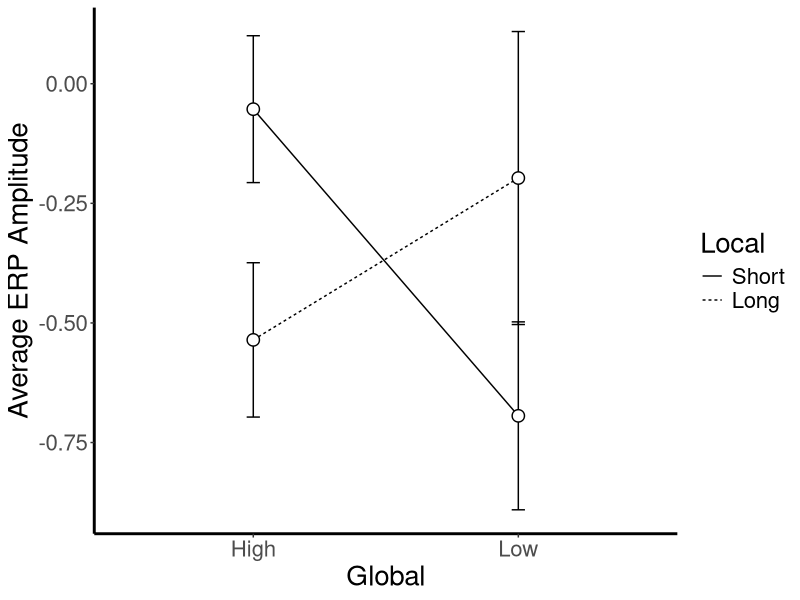
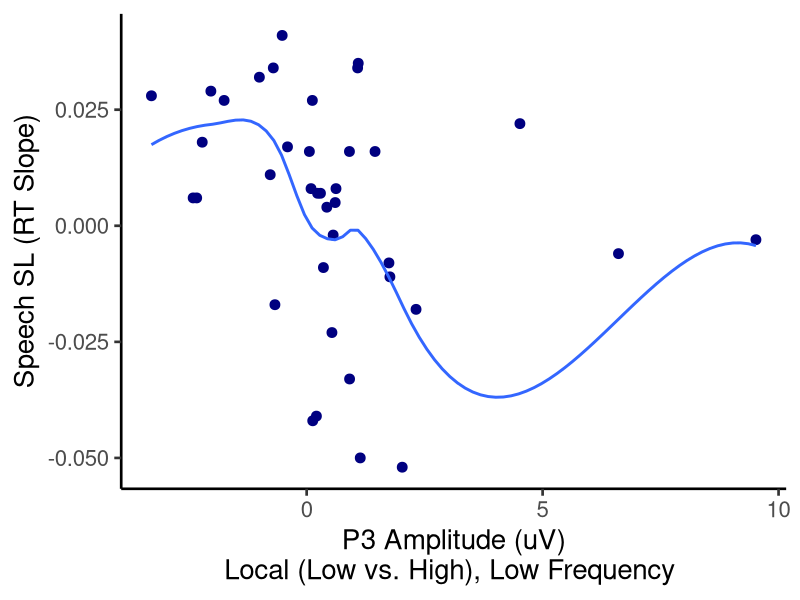
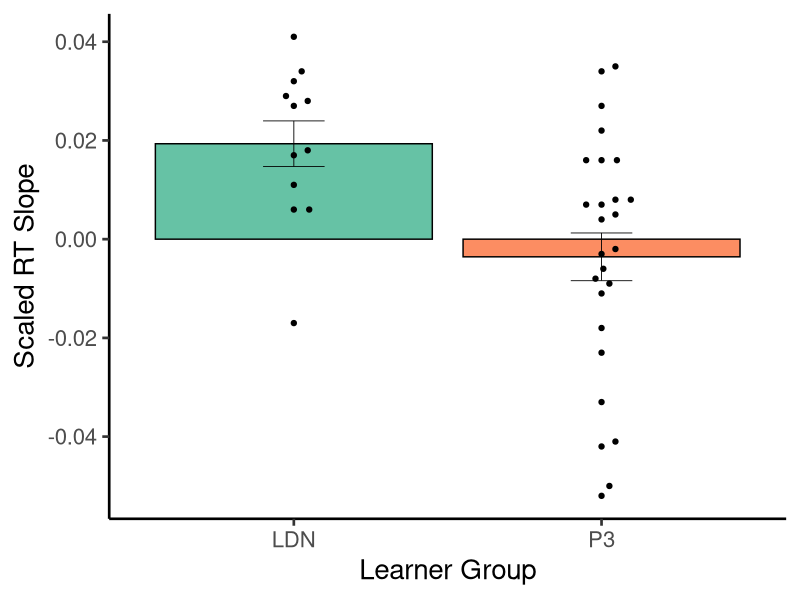
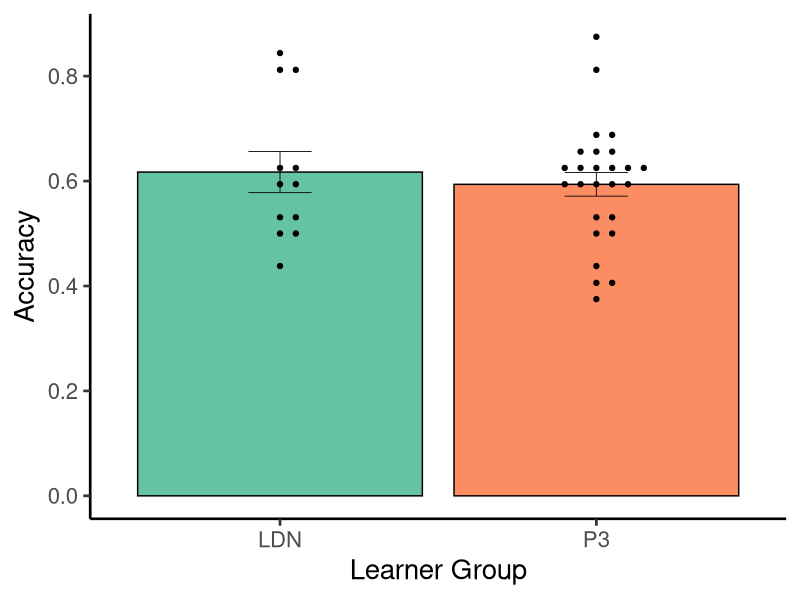

These figures' R source, in order:
## ---- chunk 1
library(psych);
library(readr);
library(corrplot);
library(reshape);
library(lmerTest);
library(ggplot2);
library(scales);
library(ggbeeswarm);
library(Hmisc);
library(dplyr);
## ---- chunk 2
df_corr=read.csv('blast_online_erp_adult_corr_data.csv')
df_rt_slope=read.csv('blast_online_adult_ssl_indiv_rts.csv')
df_factor=read.csv('blast_adult_factor_analysis_n45.csv')

df_corr$mean_rt <- NULL
df_corr$scaled_rt_slope <- NULL

df_factor$Local = as.factor(df_factor$Local)
df_factor$Global = as.factor(df_factor$Global)
df_factor$Domain = as.factor(df_factor$Domain)
## ---- chunk 3
df_rt_slope <- df_rt_slope %>% 
  dplyr::rename(
    subject = par_id
  )
df_rt_slope = subset(df_rt_slope, select = c(subject,mean_rt,scaled_rt_slope) )
df_corr <- merge(df_corr,df_rt_slope, by = "subject")
## ---- chunk 4
df_factor$Local = relevel(df_factor$Local,"Short")
model<- lmer(Early~ Domain*Global*Local + (1+(Global*Local)|subject),data = df_factor,control = lmerControl(calc.derivs = FALSE))
summary(model)
## ---- chunk 5
model<- lmer(Late~ Domain*Global*Local + (1+(Global*Local)|subject),data = df_factor,control = lmerControl(calc.derivs = FALSE))
summary(model)
## ---- chunk 6
blast_high<-df_factor[which(df_factor$Global=="High"),]
blast_low<-df_factor[which(df_factor$Global=="Low"),]
blast_short<-df_factor[which(df_factor$Local=="Short"),]
blast_long<-df_factor[which(df_factor$Local=="Long"),]
pairwise.t.test(blast_short$Late, blast_short$Global, p.adj = 'bonferroni') #significant
pairwise.t.test(blast_long$Late, blast_long$Global, p.adj = 'bonferroni')
pairwise.t.test(blast_high$Late, blast_high$Local, p.adj = 'bonferroni') #significant
pairwise.t.test(blast_low$Late, blast_low$Local, p.adj = 'bonferroni')
## ---- chunk 7
d <- df_factor %>%
       select(Late,Local,Global) %>%  # select relevant variables
       mutate(Local = factor(Local),
              Global = factor(Global))
head(d)
d %>% 
  group_by(Local, Global) %>%
  summarise(Late_mean = mean(Late))
sum_d <- d %>% 
          group_by(Local, Global) %>%
          summarise(Late_mean = mean(Late),
                    se   = sd(Late)/sqrt(n()))
sum_d
## ---- chunk 8
pd <- position_dodge(width = 0)
sum_d %>%
  ggplot(aes(x = Global, y = Late_mean, group = Local)) +
    geom_line(aes(linetype = Local), position = pd) +
    geom_errorbar(aes(ymin = Late_mean - se, ymax = Late_mean + se),
                  width = .1, position = pd) +
    geom_point(size = 4, position = pd) +
    geom_point(size = 3, color = "white", position = pd) + 
    guides(linetype = guide_legend("Local")) +
    labs(x = "Global",
         y = "Average ERP Amplitude") +
  theme(
    text=element_text(size=20),
    panel.background = element_rect(fill = "white"),         # Set plot background to white
    legend.key  = element_rect(fill = "white"),              # Set legend item backgrounds to white
    axis.line.x = element_line(colour = "black", size = 1),  # Add line to x axis
    axis.line.y = element_line(colour = "black", size = 1)   # Add line to y axis
  )
## ---- chunk 9
df_factor_subset <- df_factor[1:45,]
df_factor_subset$subject[!(df_factor_subset$subject %in% df_corr$subject)]
df_corr$subject[!(df_corr$subject %in% df_factor_subset$subject)]
## ---- chunk 10
df_factor<- df_factor[!grepl("blast_a_012", df_factor$subject),]
df_factor<- df_factor[!grepl("blast_a_020", df_factor$subject),]
df_factor<- df_factor[!grepl("blast_a_027", df_factor$subject),]
df_factor<- df_factor[!grepl("blast_a_029", df_factor$subject),]
df_factor<- df_factor[!grepl("blast_a_031", df_factor$subject),]
df_factor<- df_factor[!grepl("blast_a_036", df_factor$subject),]
df_factor<- df_factor[!grepl("blast_a_025", df_factor$subject),]
df_corr<- df_corr[!grepl("blast_a_017", df_corr$subject),]
df_corr<- df_corr[!grepl("blast_a_032", df_corr$subject),]
df_corr<- df_corr[!grepl("blast_a_035", df_corr$subject),]
df_corr<- df_corr[!grepl("blast_a_040", df_corr$subject),]
df_corr<- df_corr[!grepl("blast_a_052", df_corr$subject),]
df_corr<- df_corr[!grepl("blast_a_025", df_corr$subject),]
## ---- chunk 11
df_corr$scaled_rt_slope = as.numeric(as.character(df_corr$scaled_rt_slope))

# Early Correlation values of interest
df_factor$Early = as.numeric(df_factor$Early)
df_early = cast(df_factor,subject~Domain+Global+Local,value="Early")

df_corr_early =df_corr

df_corr_early$Short = (df_early$Syllable_High_Short+df_early$Syllable_Low_Short+df_early$Voice_High_Short+df_early$Voice_Low_Short)/4
df_corr_early$Long = (df_early$Syllable_High_Long+df_early$Syllable_Low_Long+df_early$Voice_High_Long+df_early$Voice_Low_Long)/4

df_corr_early$Long_Short_MMN = df_corr_early$Long- df_corr_early$Short

# Late Correlation values of interest
df_factor$Late = as.numeric(df_factor$Late)
df_late = cast(df_factor,subject~Domain+Global+Local,value="Late")

df_corr_late =df_corr

df_corr_late$High = (df_late$Syllable_High_Short+df_late$Syllable_High_Long+df_late$Voice_High_Short+df_late$Voice_High_Long)/4
df_corr_late$Low = (df_late$Syllable_Low_Short+df_late$Syllable_Low_Long+df_late$Voice_Low_Short+df_late$Voice_Low_Long)/4
df_corr_late$Low_High_MMN = df_corr_late$Low-df_corr_late$High 

df_corr_late$Global_long =  ((df_late$Syllable_Low_Long+df_late$Voice_Low_Long)/2) - ((df_late$Syllable_High_Long+df_late$Voice_High_Long)/2)
df_corr_late$Global_short = ((df_late$Syllable_Low_Short+df_late$Voice_Low_Short)/2) - ((df_late$Syllable_High_Short+df_late$Voice_High_Short)/2)
df_corr_late$Local_high = ((df_late$Syllable_High_Long+df_late$Voice_High_Long)/2)- ((df_late$Syllable_High_Short+df_late$Voice_High_Short)/2)
df_corr_late$Local_low = ((df_late$Syllable_Low_Long+df_late$Voice_Low_Long)/2)-((df_late$Syllable_Low_Short+df_late$Voice_Low_Short)/2)


df_corr_early$Long_Short_MMN = as.numeric(df_corr_early$Long_Short_MMN)
df_corr_late$Global_long = as.numeric(df_corr_late$Global_long)
df_corr_late$Global_short = as.numeric(df_corr_late$Global_short)
df_corr_late$Local_high = as.numeric(df_corr_late$Local_high)
df_corr_late$Local_low = as.numeric(df_corr_late$Local_low)
df_corr_late$Low_High_MMN = as.numeric(df_corr_late$Low_High_MMN)
## ---- chunk 12
t.test(df_corr$accuracy, mu = .50, alternative = "two.sided")
t.test(df_corr$scaled_rt_slope, mu = 0, alternative = "two.sided")
cor.test(df_corr$accuracy, df_corr$scaled_rt_slope,  method = "pearson") #marginally significant
## ---- chunk 13
# Early time window
cor.test(df_corr_early$Long_Short_MMN, df_corr_early$scaled_rt_slope,  method = "spearman", exact = FALSE) #significant

# Late time window
cor.test(df_corr_late$Low_High_MMN, df_corr_late$scaled_rt_slope,  method = "spearman", exact = FALSE)
cor.test(df_corr_late$Global_long, df_corr_late$scaled_rt_slope,  method = "spearman", exact = FALSE)
cor.test(df_corr_late$Global_short, df_corr_late$scaled_rt_slope,  method = "spearman", exact = FALSE)
cor.test(df_corr_late$Local_high, df_corr_late$scaled_rt_slope,  method = "spearman", exact = FALSE)
cor.test(df_corr_late$Local_low, df_corr_late$scaled_rt_slope,  method = "spearman", exact = FALSE) #significant

# Same effects and accuracy; early time window
cor.test(df_corr_early$Long_Short_MMN, df_corr_early$accuracy,  method = "spearman", exact = FALSE) 

# late time window
cor.test(df_corr_late$Low_High_MMN, df_corr_late$accuracy,  method = "spearman", exact = FALSE)
cor.test(df_corr_late$Global_long, df_corr_late$accuracy,  method = "spearman", exact = FALSE)
cor.test(df_corr_late$Global_short, df_corr_late$accuracy,  method = "spearman", exact = FALSE)
cor.test(df_corr_late$Local_high, df_corr_late$accuracy,  method = "spearman", exact = FALSE)
cor.test(df_corr_late$Local_low, df_corr_late$accuracy,  method = "spearman", exact = FALSE) 

cor.test(df_corr_late$Low_High_MMN, df_corr_early$Long_Short_MMN,  method = "pearson", exact = FALSE)
## ---- chunk 14
good_learn<-df_corr[which(df_corr$scaled_rt_slope < 0),]
poor_learn<-df_corr[which(df_corr$scaled_rt_slope > 0),]

df_corr_late$learner2 = "P3"
df_corr_late[which(df_corr_late$Local_low < 0),]$learner2="LDN"
df_corr_late$learner2 = as.factor(df_corr_late$learner2)

t.test(scaled_rt_slope~learner2,data = df_corr_late, var.equal = TRUE)
t.test(accuracy~learner2,data = df_corr_late, var.equal = TRUE)
## ---- chunk 15
ggplot(df_corr_late, aes(x=Local_low, y=scaled_rt_slope)) + geom_point(size=3, color="navy blue", shape=19) + labs(x="P3 Amplitude (uV)\nLocal (Low vs. High), Low Frequency ", y = "Speech SL (RT Slope)") +  geom_smooth(method = "loess", se=FALSE) + theme_classic(base_size = 20.0) +
theme(plot.title = element_text(hjust = 0.5))
## ---- chunk 16
ggplot() +
  theme_classic(base_size = 20.0) +
  #ggtitle('P3 size:Local(low) - Local(high)' + theme(plot.title = element_text(hjust = 0.5))) +
  ylab(label = 'Scaled RT Slope') +
  scale_y_continuous(breaks = pretty_breaks()) +
  geom_bar(aes(y = scaled_rt_slope, x = learner2,fill =  as.factor(learner2)),data=df_corr_late,colour="black",fun.data = mean_sdl,stat = 'summary') +
  geom_beeswarm(aes(x = learner2,y = scaled_rt_slope),data=df_corr_late,dodge.width=0.9,cex=2.5) +
  geom_errorbar(aes(y = scaled_rt_slope, x = learner2),data=df_corr_late,size = 0.3,width = 0.2,fun.y = function(x) mean(x),fun.ymin = function(x) mean(x) - sd(x)/sqrt(length(x)),fun.ymax = function(x) mean(x) + sd(x)/sqrt(length(x)) ,stat = 'summary')+
  scale_x_discrete(name = 'Learner Group',labels = c("LDN","P3"))+   
  scale_fill_brewer(palette = 'Set2')+
  theme(legend.position = "none")

ggplot() +
  theme_classic(base_size = 20.0) +
  #ggtitle('P3 size:Local(low) - Local(high)' + theme(plot.title = element_text(hjust = 0.5))) +
  ylab(label = 'Accuracy') +
  scale_y_continuous(breaks = pretty_breaks()) +
  geom_bar(aes(y = accuracy, x = learner2,fill =  as.factor(learner2)),data=df_corr_late,colour="black",fun.data = mean_sdl,stat = 'summary') +
  geom_beeswarm(aes(x = learner2,y = accuracy),data=df_corr_late,dodge.width=0.9,cex=2.5) +
  geom_errorbar(aes(y = accuracy, x = learner2),data=df_corr_late,size = 0.3,width = 0.2,fun.y = function(x) mean(x),fun.ymin = function(x) mean(x) - sd(x)/sqrt(length(x)),fun.ymax = function(x) mean(x) + sd(x)/sqrt(length(x)) ,stat = 'summary')+
  scale_x_discrete(name = 'Learner Group',labels = c("LDN","P3"))+   
  scale_fill_brewer(palette = 'Set2')+
  theme(legend.position = "none")
